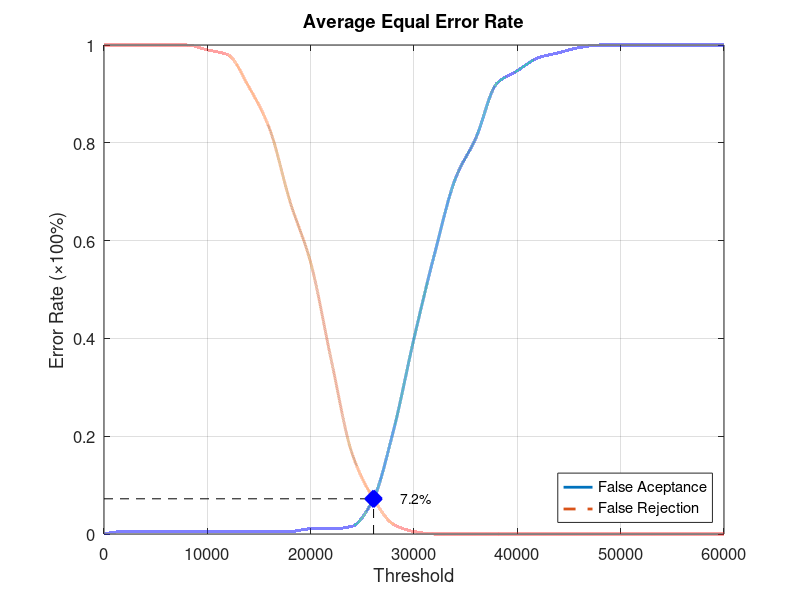
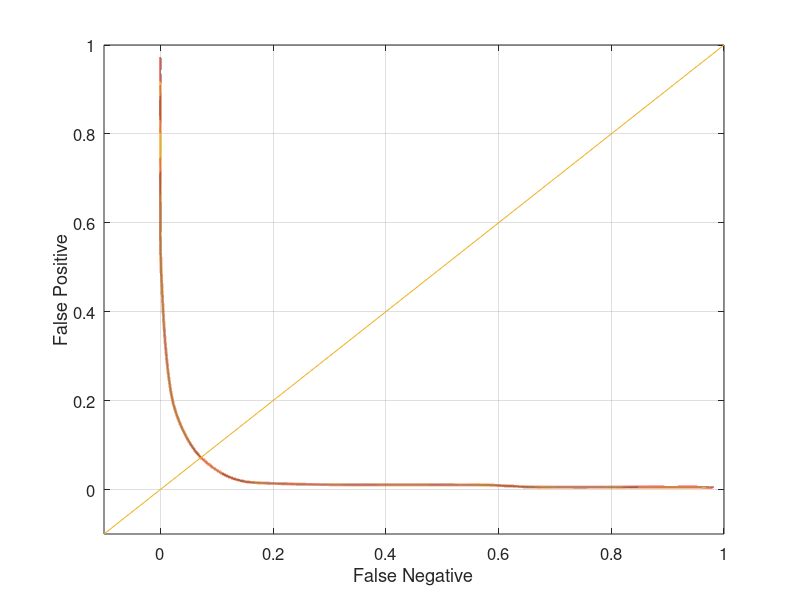

The MATLAB script that drew these images, in order:
function yEER = Database1_3
close all;
clear;
clc;
x = 0:2000:60000;
xq = 0:0.5:60000;

y0 = [0 0.00526316 0.00526316 0.00526316 0.00526316 0.00526316 0.00526316 0.00526316 0.00526316 0.00526316 0.0105263 0.0105263 0.0157895 0.0684211 0.210526 0.4 0.573684 0.726316 0.810526 0.921053 0.947368 0.973684 0.984211 0.994737 1 1 1 1 1 1 1];
yy0 = interp1(x, y0, xq, 'pchip');
y1 = [1 1 1 1 1 0.99 0.98 0.915 0.83 0.68 0.555 0.355 0.165 0.075 0.02 0.005 0 0 0 0 0 0 0 0 0 0 0 0 0 0 0];
yy1 = interp1(x, y1, xq, 'pchip');

% Calculating EER: 
y2 = abs(y0 - y1);
find(y2 == min(y2))
yy2 = abs(yy0 - yy1);
xEER = find(yy2 == min(yy2));
xEERIndex = xq(xEER) % X-axis EER
yEER = yy0(xEER) % Y-axis EER

main = figure
plot(xq, yy0,'-','LineWidth', 2);	hold on
plot(xq, yy1,'--','LineWidth', 2);	hold on
plot([xEERIndex xEERIndex], [0 yEER], 'k--');	hold on
plot([0 xEERIndex], [yEER yEER], 'k--');	hold on
plot(xEERIndex, yEER, 'bx', 'LineWidth', 10);	hold on
text(xEERIndex + 10 * xEERIndex / 100, yEER, [num2str(round((10000 * yEER)) / 100) '%'])
legend('False Aceptance', 'False Rejection', 'Location', 'SouthEast')
xlabel('Threshold')
ylabel('Error Rate (\times100%)')
title('Average Equal Error Rate')
set(gca, 'FontSize', 12)
axis([0 60000 0 1])
grid on

print(main, 'Database1_3Main', '-dpng');
FNRxFPR = figure('Color', [1 1 1]);
plot(yy1, yy0, '-', yy1, yy0, 'LineWidth', 2);
hold on
y = -0.1:0.1:1
plot(y, y); 
set(gca, 'FontSize', 12)
xlabel('False Negative')
ylabel('False Positive')
axis([-0.1 1 -0.1 1])
set(gca, 'FontSize', 12)
grid on

print(FNRxFPR, 'Database1_3FNRxFPR','-dpng');
end
